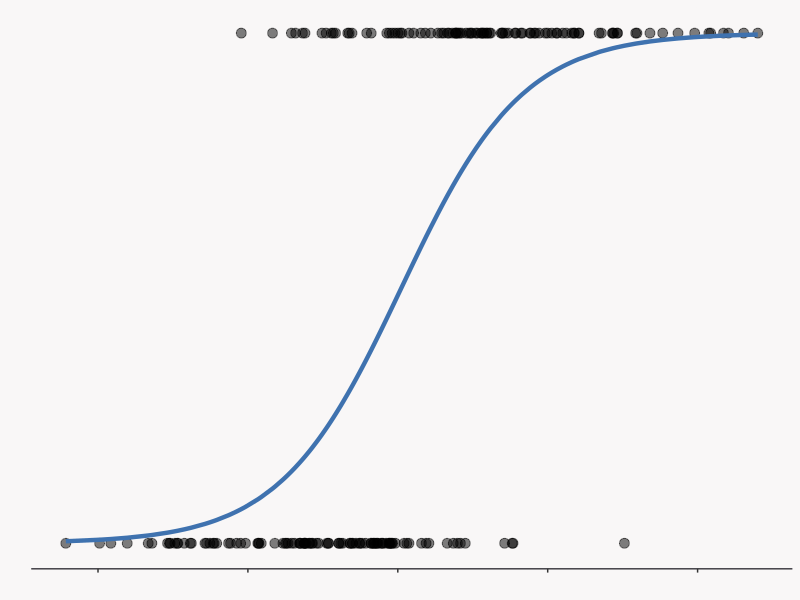

The R source for this figure:
library(ggplot2)
set.seed(1)

plot_alpha <- .50
plot_fill <- "#3F72AF"
plot_color <- "#112D4E"

n <- 200
x <- rnorm(n)
lin_pred <- 3*x 

y <- rbinom(n, 1, prob = plogis(lin_pred))

mod <- glm(y ~ x, family = binomial())

data <- tibble::tibble(
  x = x,
  y = y,
  pred_prob = predict(mod, type = "response")
)

ggplot2::ggplot(
  data = data,
  ggplot2::aes(x = x, y = y)
) + 
  ggplot2::geom_point(fill = plot_fill, size = 3, alpha = plot_alpha) + 
  ggplot2::geom_line(ggplot2::aes(x = x, y = pred_prob),
                     linewidth = 1.5, color = plot_fill) + 
  ggplot2::theme(
    plot.background = element_rect(fill = "#F9F7F7", colour = "#F9F7F7"),
    panel.background = element_rect(fill = "#F9F7F7"),
    axis.line.x = element_line(colour = "#3D3C42"),
    axis.line.y = ggplot2::element_blank(),
    panel.grid.minor = element_line(colour = "#F9F7F7"),
    panel.grid.major = element_line(colour = "#F9F7F7"),
    axis.ticks.y = ggplot2::element_line(linewidth = 0),
    axis.text.y = ggplot2::element_blank(),
    axis.text.x = ggplot2::element_blank()
  ) + 
  ggplot2::labs(
    x = "",
    y = ""
  )
